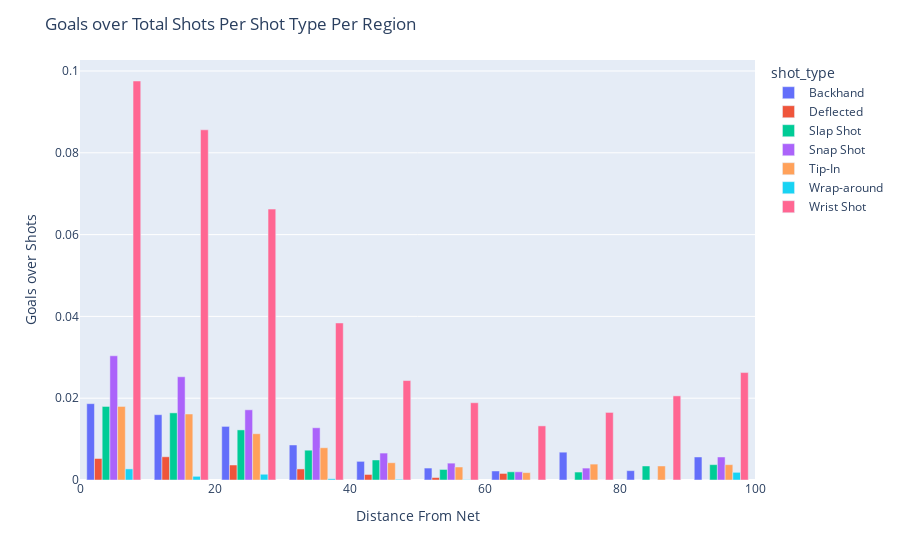

Here is the notebook cell this chart was saved with:
### Code cell
import pandas as pd
import plotly.express as px
x = pd.Series(range(5,100,10))
x = x.repeat(7).reset_index()

probGoal_2018['x'] = x.values[:,1]
fig = px.bar(probGoal_2018, x = 'x', y = 'Goals_over_Shots', color = 'shot_type', barmode = 'group')
fig.update_layout(title_text='Goals over Total Shots Per Shot Type Per Region',
                  xaxis_title='Distance From Net',
                  yaxis_title='Goals over Shots')
fig.show()

### Figure 1 — Plotly figure (JSON) as saved in the notebook; plotly's stock layout.template omitted (floating-point values rounded to 4 significant figures)
{"data": [{"alignmentgroup": "True", "hovertemplate": "shot_type=Backhand<br>x=%{x}<br>Goals_over_Shots=%{y}<extra></extra>", "legendgroup": "Backhand", "marker": {"color": "#636efa", "pattern": {"shape": ""}}, "name": "Backhand", "offsetgroup": "Backhand", "orientation": "v", "showlegend": true, "textposition": "auto", "type": "bar", "x": [5, 15, 25, 35, 45, 55, 65, 75, 85, 95], "xaxis": "x", "y": [0.01866, 0.01597, 0.01311, 0.008565, 0.004559, 0.00292, 0.002205, 0.006803, 0.002286, 0.005629], "yaxis": "y"}, {"alignmentgroup": "True", "hovertemplate": "shot_type=Deflected<br>x=%{x}<br>Goals_over_Shots=%{y}<extra></extra>", "legendgroup": "Deflected", "marker": {"color": "#EF553B", "pattern": {"shape": ""}}, "name": "Deflected", "offsetgroup": "Deflected", "orientation": "v", "showlegend": true, "textposition": "auto", "type": "bar", "x": [5, 15, 25, 35, 45, 55, 65, 75, 85, 95], "xaxis": "x", "y": [0.00526, 0.005678, 0.003667, 0.002705, 0.001351, 0.0006012, 0.001604, 0, 0, 0], "yaxis": "y"}, {"alignmentgroup": "True", "hovertemplate": "shot_type=Slap Shot<br>x=%{x}<br>Goals_over_Shots=%{y}<extra></extra>", "legendgroup": "Slap Shot", "marker": {"color": "#00cc96", "pattern": {"shape": ""}}, "name": "Slap Shot", "offsetgroup": "Slap Shot", "orientation": "v", "showlegend": true, "textposition": "auto", "type": "bar", "x": [5, 15, 25, 35, 45, 55, 65, 75, 85, 95], "xaxis": "x", "y": [0.01798, 0.01642, 0.01225, 0.007288, 0.004897, 0.002577, 0.002005, 0.001944, 0.003429, 0.003752], "yaxis": "y"}, {"alignmentgroup": "True", "hovertemplate": "shot_type=Snap Shot<br>x=%{x}<br>Goals_over_Shots=%{y}<extra></extra>", "legendgroup": "Snap Shot", "marker": {"color": "#ab63fa", "pattern": {"shape": ""}}, "name": "Snap Shot", "offsetgroup": "Snap Shot", "orientation": "v", "showlegend": true, "textposition": "auto", "type": "bar", "x": [5, 15, 25, 35, 45, 55, 65, 75, 85, 95], "xaxis": "x", "y": [0.03037, 0.02524, 0.01716, 0.01277, 0.006586, 0.004123, 0.002005, 0.002915, 0, 0.005629], "yaxis": "y"}, {"alignmentgroup": "True", "hovertemplate": "shot_type=Tip-In<br>x=%{x}<br>Goals_over_Shots=%{y}<extra></extra>", "legendgroup": "Tip-In", "marker": {"color": "#FFA15A", "pattern": {"shape": ""}}, "name": "Tip-In", "offsetgroup": "Tip-In", "orientation": "v", "showlegend": true, "textposition": "auto", "type": "bar", "x": [5, 15, 25, 35, 45, 55, 65, 75, 85, 95], "xaxis": "x", "y": [0.01798, 0.01613, 0.01131, 0.007889, 0.004222, 0.003178, 0.001804, 0.003887, 0.003429, 0.003752], "yaxis": "y"}, {"alignmentgroup": "True", "hovertemplate": "shot_type=Wrap-around<br>x=%{x}<br>Goals_over_Shots=%{y}<extra></extra>", "legendgroup": "Wrap-around", "marker": {"color": "#19d3f3", "pattern": {"shape": ""}}, "name": "Wrap-around", "offsetgroup": "Wrap-around", "orientation": "v", "showlegend": true, "textposition": "auto", "type": "bar", "x": [5, 15, 25, 35, 45, 55, 65, 75, 85, 95], "xaxis": "x", "y": [0.002715, 0.0008995, 0.001404, 0.0003005, 0.0001689, 8.589e-05, 0, 0, 0, 0.001876], "yaxis": "y"}, {"alignmentgroup": "True", "hovertemplate": "shot_type=Wrist Shot<br>x=%{x}<br>Goals_over_Shots=%{y}<extra></extra>", "legendgroup": "Wrist Shot", "marker": {"color": "#FF6692", "pattern": {"shape": ""}}, "name": "Wrist Shot", "offsetgroup": "Wrist Shot", "orientation": "v", "showlegend": true, "textposition": "auto", "type": "bar", "x": [5, 15, 25, 35, 45, 55, 65, 75, 85, 95], "xaxis": "x", "y": [0.09756, 0.08562, 0.06623, 0.03839, 0.02432, 0.0189, 0.01323, 0.01652, 0.02057, 0.02627], "yaxis": "y"}], "layout": {"autosize": true, "barmode": "group", "legend": {"title": {"text": "shot_type"}, "tracegroupgap": 0}, "margin": {"t": 60}, "title": {"text": "Goals over Total Shots Per Shot Type Per Region"}, "xaxis": {"anchor": "y", "autorange": true, "domain": [0, 1], "range": [0, 100], "title": {"text": "Distance From Net"}, "type": "linear"}, "yaxis": {"anchor": "x", "autorange": true, "domain": [0, 1], "range": [0, 0.1027], "title": {"text": "Goals over Shots"}, "type": "linear"}}}
